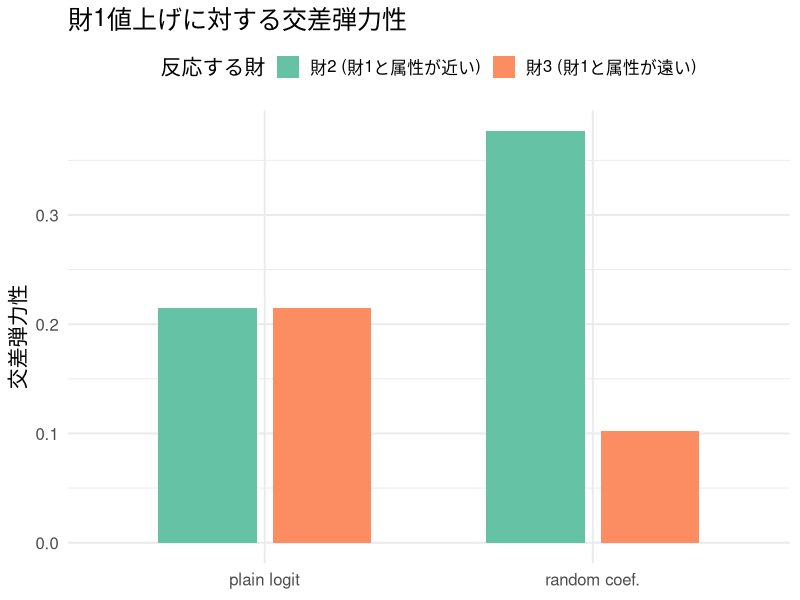
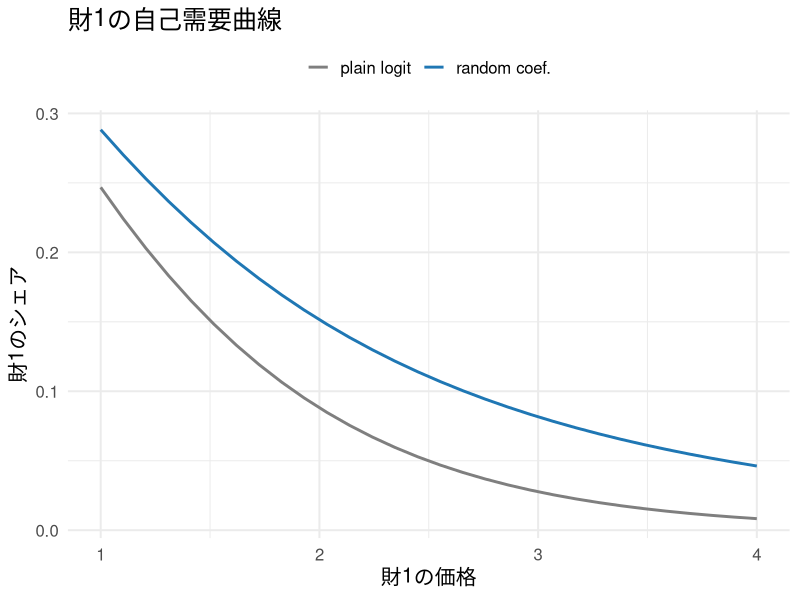
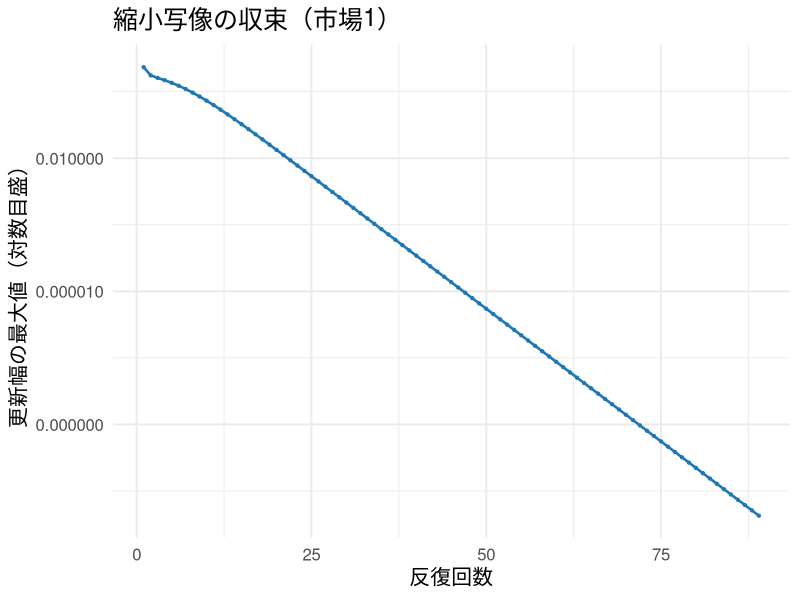
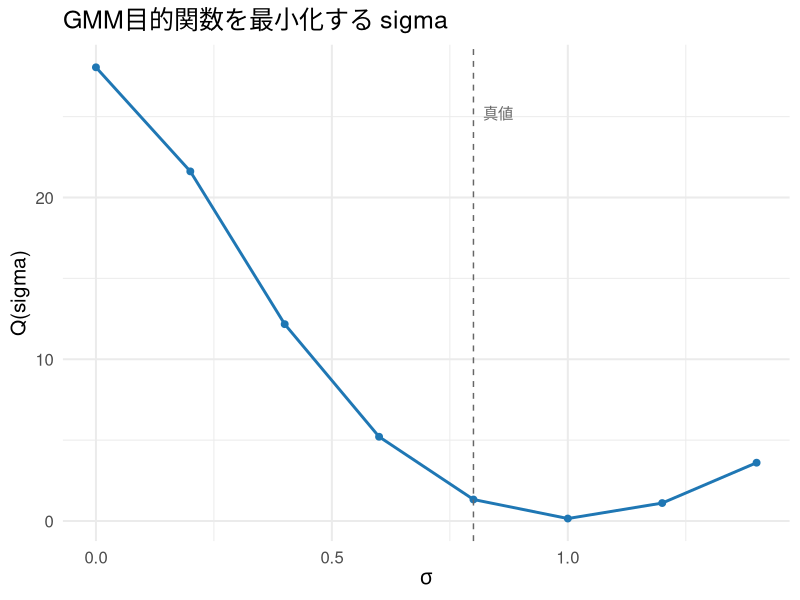
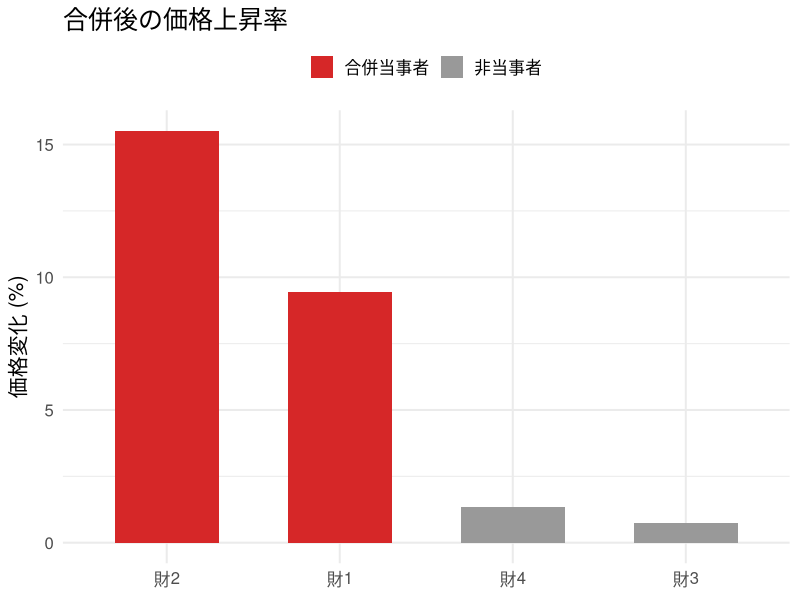

These charts were generated, in order, by the following R code:
## ---- chunk 1
#| include: false
library(ggplot2)
library(dplyr)
library(tidyr)
library(scales)
library(knitr)

set.seed(20264)

theme_slide <- function() {
  fam <- if (Sys.info()[["sysname"]] == "Darwin") "Hiragino Sans" else ""
  theme_minimal(base_size = 15, base_family = fam)
}
theme_set(theme_slide())
knitr::opts_chunk$set(fig.align = "center", dpi = 144)
options(scipen = 8)
## ---- chunk 2
#| label: sim-shares-fn
#| echo: true
#| output-location: fragment
sim_shares <- function(x, p, beta0, beta_x, sigma_x, abar, sigma_p, nu_x, nu_p) {
  beta_i  <- beta_x + sigma_x * nu_x            # 属性への好み（人ごと）
  alpha_i <- exp(abar + sigma_p * nu_p)         # 価格係数（対数正規で正）
  V  <- beta0 + outer(beta_i, x) - outer(alpha_i, p)  # (ns x J) 効用
  eV <- exp(V)
  s_ij <- eV / (1 + rowSums(eV))                # 個人ごとの logit シェア
  colMeans(s_ij)                                # 人々について平均 = モンテカルロ積分
}
## ---- chunk 3
#| label: rc-setup
#| include: false
x_char <- c(1.0, 0.9, -0.8)
beta0  <- -1.0
beta_x <- 1.2
alpha_mean_target <- exp(0.2)
abar_for_sigma <- function(sigma_p) log(alpha_mean_target) - sigma_p^2 / 2
p_base <- c(2.0, 2.1, 1.8)

ns_rc <- 100
nu_x <- rnorm(ns_rc)
nu_p <- rnorm(ns_rc)

s_homog <- sim_shares(x_char, p_base, beta0, beta_x, 0.0, abar_for_sigma(0.0), 0.0, nu_x, nu_p)
s_heter <- sim_shares(x_char, p_base, beta0, beta_x, 1.2, abar_for_sigma(0.6), 0.6, nu_x, nu_p)
## ---- chunk 4
#| label: rc-share-table
data.frame(
  product = c("財1", "財2", "財3"),
  x       = x_char,
  share_homog = round(s_homog, 4),
  share_heter = round(s_heter, 4)
) |> kable(col.names = c("財", "属性x", "シェア（同質）", "シェア（異質）"))
## ---- chunk 5
#| label: rc-elast-calc
#| include: false
cross_elast <- function(sigma_x, sigma_p) {
  eps <- 1e-5
  abar_use <- abar_for_sigma(sigma_p)
  s0 <- sim_shares(x_char, p_base, beta0, beta_x, sigma_x, abar_use, sigma_p, nu_x, nu_p)
  E  <- matrix(0, 3, 3)
  for (k in 1:3) {
    p_up <- p_base; p_up[k] <- p_up[k] + eps
    s1 <- sim_shares(x_char, p_up, beta0, beta_x, sigma_x, abar_use, sigma_p, nu_x, nu_p)
    E[, k] <- (s1 - s0) / eps * p_base[k] / s0
  }
  dimnames(E) <- list(paste0("財", 1:3), paste0("値上げ:財", 1:3))
  round(E, 3)
}

E_homog <- cross_elast(0.0, 0.0)
E_heter <- cross_elast(1.2, 0.6)
## ---- chunk 6
#| label: rc-elast-homog
kable(E_homog, caption = "同質（plain logit）の弾力性行列（列 = どの財を値上げしたか）")
## ---- chunk 7
#| label: rc-elast-heter
kable(E_heter, caption = "異質（random coefficient）の弾力性行列")
## ---- chunk 8
#| label: fig-rc-cross
#| fig-height: 3.9
df_plot <- data.frame(
  responder = rep(c("財2 (財1と属性が近い)", "財3 (財1と属性が遠い)"), 2),
  model     = rep(c("plain logit", "random coef."), each = 2),
  elasticity = c(E_homog[2, 1], E_homog[3, 1], E_heter[2, 1], E_heter[3, 1])
)
ggplot(df_plot, aes(model, elasticity, fill = responder)) +
  geom_col(position = position_dodge(width = 0.7), width = 0.6) +
  scale_fill_brewer(palette = "Set2") +
  labs(title = "財1値上げに対する交差弾力性",
       x = NULL, y = "交差弾力性", fill = "反応する財") +
  theme(legend.position = "top")
## ---- chunk 9
#| label: fig-rc-demand
#| fig-height: 3.9
p_grid <- seq(1.0, 4.0, length.out = 30)
demand_curve <- function(sigma_x, sigma_p) {
  abar_use <- abar_for_sigma(sigma_p)
  sapply(p_grid, function(pp) {
    p_try <- p_base; p_try[1] <- pp
    sim_shares(x_char, p_try, beta0, beta_x, sigma_x, abar_use, sigma_p, nu_x, nu_p)[1]
  })
}
dc <- data.frame(
  price = rep(p_grid, 2),
  share = c(demand_curve(0.0, 0.0), demand_curve(1.2, 0.6)),
  model = rep(c("plain logit", "random coef."), each = length(p_grid))
)
ggplot(dc, aes(price, share, color = model)) +
  geom_line(linewidth = 1) +
  scale_color_manual(values = c("plain logit" = "grey50", "random coef." = "#1f77b4")) +
  labs(title = "財1の自己需要曲線", x = "財1の価格", y = "財1のシェア", color = NULL) +
  theme(legend.position = "top")
## ---- chunk 10
#| label: blp-dgp
#| include: false
J <- 3; Tm <- 60; ns_blp <- 100
beta0_true  <- 4.0      # 定数項
beta_x_true <- 1.5      # 属性への平均選好
abar_true   <- 0.5      # log価格係数の平均
sigma_true  <- 0.8      # 価格係数のばらつき（推定対象）

x  <- matrix(rnorm(Tm * J), Tm, J)                 # 属性（外生）
w  <- matrix(runif(Tm * J, 0.3, 1.3), Tm, J)       # コストシフター
xi <- matrix(rnorm(Tm * J, 0, 0.6), Tm, J)         # 需要ショック

g0 <- 0.2; gx <- 0.2; gw <- 1.0
omega <- matrix(rnorm(Tm * J, 0, 0.1), Tm, J)
mc <- exp(g0 + gx * x + gw * w + omega)

alpha0_true <- exp(abar_true + sigma_true^2 / 2)  # 水準での平均 E[alpha_i]
price <- mc * 1.4 + 0.8 * pmax(xi, 0) + 0.1        # xi に反応 -> 内生

nu_blp <- rnorm(ns_blp)   # シミュレーション個人（全市場共通）

shares_from_delta <- function(delta_t, p_t, abar, sigma, nu) {
  alpha_i <- exp(abar + sigma * nu)
  alpha0  <- exp(abar + sigma^2 / 2)
  mu <- -outer(alpha_i - alpha0, p_t)  # 平均からの中心化偏差
  V  <- sweep(mu, 2, delta_t, "+")
  eV <- exp(V)
  colMeans(eV / (1 + rowSums(eV)))
}

delta_true <- beta0_true + beta_x_true * x - alpha0_true * price + xi
S_obs <- matrix(0, Tm, J)
for (t in 1:Tm) {
  S_obs[t, ] <- shares_from_delta(delta_true[t, ], price[t, ], abar_true, sigma_true, nu_blp)
}
S0_obs <- 1 - rowSums(S_obs)
## ---- chunk 11
#| label: blp-endog-table
endog_df <- data.frame(
  product = paste0("財", 1:J),
  cor_price_xi = round(sapply(1:J, function(j) cor(price[, j], xi[, j])), 3)
)
kable(endog_df, col.names = c("財", "corr(price, xi)"))
## ---- chunk 12
#| label: solve-delta-fn
#| echo: true
#| output-location: fragment
solve_delta <- function(sigma, abar, S_obs, S0_obs, price, nu,
                        tol = 1e-10, maxit = 500, trace_t = NULL) {
  delta <- log(S_obs) - log(S0_obs)    # 初期値 = plain logit の Berry 反転
  trace <- NULL
  for (t in 1:nrow(S_obs)) {
    d <- delta[t, ]; errs <- numeric(0)
    for (it in 1:maxit) {
      s_pred <- shares_from_delta(d, price[t, ], abar, sigma, nu)
      d_new  <- d + log(S_obs[t, ]) - log(s_pred)   # 縮小写像の更新
      err <- max(abs(d_new - d)); errs <- c(errs, err); d <- d_new
      if (err < tol) break
    }
    delta[t, ] <- d
    if (!is.null(trace_t) && t == trace_t) trace <- errs
  }
  list(delta = delta, trace = trace)
}
## ---- chunk 13
#| label: solve-delta-run
#| include: false
res_true <- solve_delta(sigma_true, abar_true, S_obs, S0_obs, price, nu_blp, trace_t = 1)
recon_err <- max(abs(sapply(1:Tm, function(t)
  shares_from_delta(res_true$delta[t, ], price[t, ], abar_true, sigma_true, nu_blp) - S_obs[t, ])))
delta_err <- max(abs(res_true$delta - delta_true))
n_iter1 <- length(res_true$trace)
## ---- chunk 14
#| label: fig-contraction
#| fig-height: 3.7
df_trace <- data.frame(iter = seq_along(res_true$trace), err = res_true$trace)
ggplot(df_trace, aes(iter, err)) +
  geom_line(color = "#1f77b4", linewidth = 0.9) +
  geom_point(color = "#1f77b4", size = 0.8) +
  scale_y_log10(labels = label_number()) +
  labs(title = "縮小写像の収束（市場1）",
       x = "反復回数", y = "更新幅の最大値（対数目盛）")
## ---- chunk 15
#| label: blp-iv-setup
#| include: false
build_Z <- function(x, w) {
  Tn <- nrow(x); Jn <- ncol(x)
  Z <- matrix(0, Tn * Jn, 5)
  row <- 1
  for (t in 1:Tn) for (j in 1:Jn) {
    others <- setdiff(1:Jn, j)
    Z[row, ] <- c(1, x[t, j], w[t, j], sum(x[t, others]), sum(w[t, others]))
    row <- row + 1
  }
  Z
}
build_X <- function(x, price) {
  cbind(1, as.vector(t(x)), as.vector(t(price)))
}

Z    <- build_Z(x, w)
Xmat <- build_X(x, price)

gmm_step <- function(sigma, abar) {
  res <- solve_delta(sigma, abar, S_obs, S0_obs, price, nu_blp)
  d <- as.vector(t(res$delta))
  W <- solve(crossprod(Z))
  ZX <- crossprod(Z, Xmat)
  Zd <- crossprod(Z, d)
  theta1 <- solve(t(ZX) %*% W %*% ZX, t(ZX) %*% W %*% Zd)
  xi_hat <- d - Xmat %*% theta1
  g <- crossprod(Z, xi_hat)
  Q <- as.numeric(t(g) %*% W %*% g)
  list(Q = Q, theta1 = as.vector(theta1), xi_hat = xi_hat)
}
## ---- chunk 16
#| label: blp-gmm-run
#| include: false
sigma_grid <- c(0.0, 0.2, 0.4, 0.6, 0.8, 1.0, 1.2, 1.4)
Q_vals <- sapply(sigma_grid, function(s) gmm_step(s, abar_true)$Q)
best_sigma <- sigma_grid[which.min(Q_vals)]
fit_best <- gmm_step(best_sigma, abar_true)
## ---- chunk 17
#| label: fig-gmm-q
#| fig-height: 3.7
df_Q <- data.frame(sigma = sigma_grid, Q = Q_vals)
ggplot(df_Q, aes(sigma, Q)) +
  geom_line(color = "#1f77b4", linewidth = 1) +
  geom_point(size = 2, color = "#1f77b4") +
  geom_vline(xintercept = sigma_true, linetype = "dashed", color = "grey40") +
  annotate("text", x = sigma_true + 0.02, y = max(Q_vals) * 0.9,
           label = "真値", hjust = 0, color = "grey40") +
  labs(title = "GMM目的関数を最小化する sigma",
       x = expression(sigma), y = "Q(sigma)")
## ---- chunk 18
#| label: blp-linear-table
data.frame(
  parameter = c("定数 (beta_0)", "属性 (beta_x)", "価格 (-alpha_0)"),
  estimated = round(fit_best$theta1, 3),
  truth     = round(c(beta0_true, beta_x_true, -alpha0_true), 3)
) |> kable(col.names = c("パラメータ", "推定値", "真値"))
## ---- chunk 19
#| label: merger-setup
#| include: false
abar_m  <- 0.5      # 推定された log価格係数の平均
sigma_m <- 0.8      # 推定された異質性
Jm <- 4
nu_m <- rnorm(ns_blp)

xbeta_xi  <- c(3.0, 2.6, 2.9, 2.7)     # 財1-4 の属性込み平均効用（価格を除く）
mc_true_m <- c(1.0, 1.1, 1.2, 0.9)     # 真の限界費用（答え合わせ用）

choice_probs <- function(p) {
  alpha_i <- exp(abar_m + sigma_m * nu_m)
  V <- sweep(-outer(alpha_i, p), 2, xbeta_xi, "+")
  eV <- exp(V)
  eV / (1 + rowSums(eV))
}
agg_shares <- function(p) colMeans(choice_probs(p))

dS_dp <- function(p) {
  alpha_i <- exp(abar_m + sigma_m * nu_m)
  sij <- choice_probs(p)
  Jmat <- matrix(0, Jm, Jm)
  for (j in 1:Jm) for (k in 1:Jm) {
    if (k == j) {
      Jmat[k, j] <- mean(-alpha_i * sij[, j] * (1 - sij[, j]))
    } else {
      Jmat[k, j] <- mean(alpha_i * sij[, k] * sij[, j])
    }
  }
  Jmat
}

owner_matrix <- function(groups) outer(groups, groups, FUN = function(a, b) as.numeric(a == b))

markup_pieces <- function(p, groups) {
  Jmat <- dS_dp(p)
  Omega <- owner_matrix(groups)
  Delta <- -(Omega * t(Jmat))
  list(Delta = Delta, s = agg_shares(p))
}
## ---- chunk 20
#| label: solve-eq-fn
#| echo: true
#| output-location: fragment
solve_equilibrium <- function(mc, groups, p_init, tol = 1e-10, maxit = 1000) {
  p <- p_init
  for (it in 1:maxit) {
    mp <- markup_pieces(p, groups)      # Delta(p) と s(p) を計算
    p_new <- mc + solve(mp$Delta, mp$s) # p = mc + Delta^{-1} s の固定点反復
    err <- max(abs(p_new - p))
    p <- p_new
    if (err < tol) return(list(p = p, iters = it, ok = TRUE))
  }
  list(p = p, iters = maxit, ok = FALSE)
}
## ---- chunk 21
#| label: merger-pre
#| include: false
groups_pre <- c(1, 2, 3, 4)   # 合併前：4社バラバラ

eq_pre <- solve_equilibrium(mc_true_m, groups_pre, p_init = mc_true_m * 1.5)
p0 <- eq_pre$p
s0 <- agg_shares(p0)

mp0 <- markup_pieces(p0, groups_pre)
mc_implied <- p0 - solve(mp0$Delta, mp0$s)
## ---- chunk 22
#| label: merger-mc-table
data.frame(
  product = paste0("財", 1:4),
  price0  = round(p0, 3),
  mc_implied = round(mc_implied, 4),
  mc_true    = round(mc_true_m, 4)
) |> kable(col.names = c("財", "合併前価格", "逆算した限界費用", "真の限界費用"))
## ---- chunk 23
#| label: merger-post
#| include: false
groups_post <- c(1, 1, 3, 4)
eq_post <- solve_equilibrium(mc_implied, groups_post, p_init = p0)
p1 <- eq_post$p
s1 <- agg_shares(p1)
## ---- chunk 24
#| label: merger-table
data.frame(
  product   = paste0("財", 1:4),
  merging   = c("当事者", "当事者", "", ""),
  price_pre  = round(p0, 3),
  price_post = round(p1, 3),
  pct_change = round((p1 - p0) / p0 * 100, 2)
) |> kable(col.names = c("財", "合併", "合併前価格", "合併後価格", "変化率(%)"))
## ---- chunk 25
#| label: fig-merger
#| fig-height: 3.9
df_m <- data.frame(product = paste0("財", 1:4),
                   pct = (p1 - p0) / p0 * 100,
                   merging = c("合併当事者", "合併当事者", "非当事者", "非当事者"))
ggplot(df_m, aes(reorder(product, -pct), pct, fill = merging)) +
  geom_col(width = 0.6) +
  scale_fill_manual(values = c("合併当事者" = "#d62728", "非当事者" = "grey60")) +
  labs(title = "合併後の価格上昇率", x = NULL, y = "価格変化 (%)", fill = NULL) +
  theme(legend.position = "top")
## ---- chunk 26
#| label: merger-diversion
Jmat0 <- dS_dp(p0)
diversion <- function(j, k) -Jmat0[k, j] / Jmat0[j, j]
upp1 <- diversion(1, 2) * (p0[2] - mc_implied[2])
data.frame(
  metric = c("diversion D(1 to 2)", "diversion D(2 to 1)", "UPP(財1, 効率化なし)"),
  value  = round(c(diversion(1, 2), diversion(2, 1), upp1), 3)
) |> kable(col.names = c("指標", "値"))
## ---- chunk 27
#| label: merger-cs
cs_logsum <- function(p) {
  alpha_i <- exp(abar_m + sigma_m * nu_m)
  V <- sweep(-outer(alpha_i, p), 2, xbeta_xi, "+")
  inclusive <- log(1 + rowSums(exp(V)))
  mean(inclusive / alpha_i)
}
cs0 <- cs_logsum(p0); cs1 <- cs_logsum(p1)
data.frame(
  timing = c("合併前", "合併後", "変化"),
  cs = round(c(cs0, cs1, cs1 - cs0), 4)
) |> kable(col.names = c("時点", "消費者余剰（1人あたり）"))
